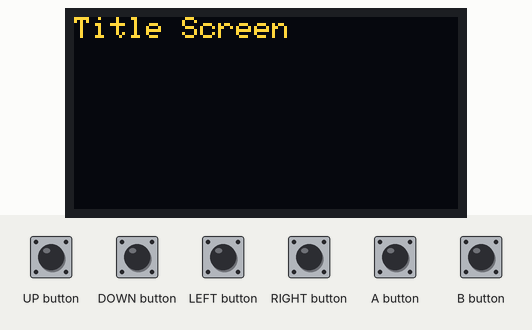
Simulated run of this sketch. Board: Arduboy, built with avr-gcc and run on an emulated ATmega32U4. Parts: 128×64 one-colour display. The inputs (shaded band) are chosen by the test bench. The OLED is the two-colour kind (top 16 rows yellow).

Above: at 1.2 s.
1.3 s: A button pressed for 0.15 s
At 1.47 s:
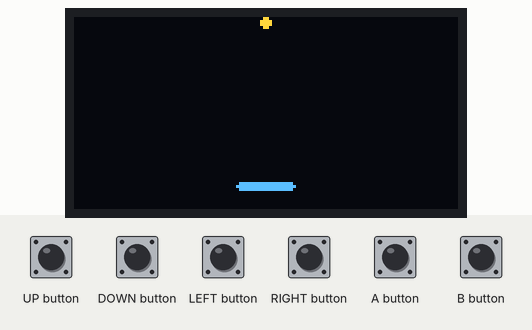
2.0 s: A button pressed for 1 s
At 2.5 s:
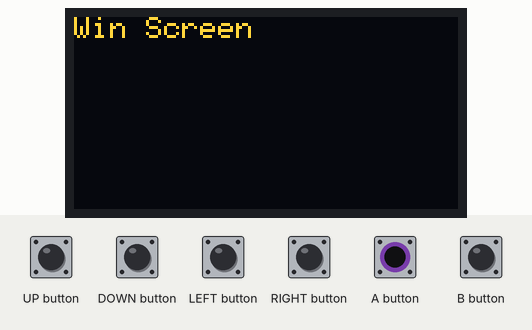
4.5 s: A button pressed for 0.15 s
At 5.7 s:
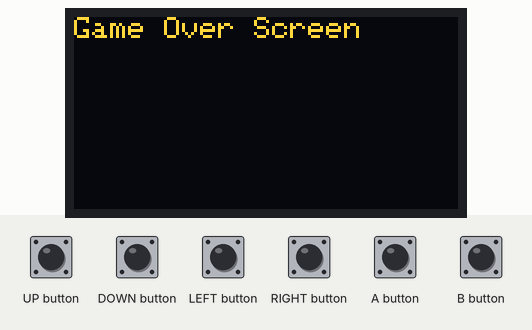
Timing chart, 0 to 7.5 s (numbered marks = the images above; inputs shaded):
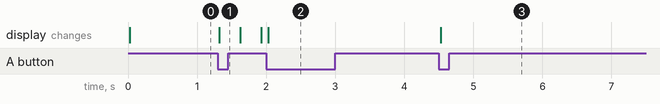

The sketch:

ArduboyBrickBreaker.ino
```cpp
// (licence header left out)
#include <ArduboyTonesPitches.h>
#include <ArduboyTones.h>
#include <Arduboy2.h>

// make an instance of arduboy used for many functions
Arduboy2 arduboy;
ArduboyTones sound(arduboy.audio.enabled);


//Variables needed for gameplay
int gamestate = 0;
float ballx = 62;
float bally = 0;
int ballsize = 4;
int ballright = 1;
int balldown = 1;
float ballSpeed = 1.5;
int ballRadius = 1;
int paddleWidth = 20;
int paddleHeight = 3;
int paddleX = 64 - (paddleWidth / 2);
int paddleY = 55;
int paddleRadius = 1;


// This function runs once in your game.
// use it for anything that needs to be set only once in your game.
void setup() {
	// initiate arduboy instance
	arduboy.begin();

	//Seed the random number generator
	srand(7 / 8);
	//Set the game to 60 frames per second
	arduboy.setFrameRate(60);
	arduboy.clear();
}


// our main game loop, this runs once every cycle/frame.
// this is where our game logic goes.
void loop() {
	// pause render until it's time for the next frame
	if (!(arduboy.nextFrame()))
		return;

	arduboy.pollButtons();

	arduboy.clear();
	//Game code here
	switch (gamestate) {
	case 0:
		//Title screen
		arduboy.setCursor(0, 0);
		arduboy.print("Title Screen");
		//Change the gamestate
		if (arduboy.justPressed(A_BUTTON)) {
			gamestate = 1;
		}
		break;
	case 1:
		//Fill circle for the ball
		arduboy.fillRoundRect(ballx, bally, ballsize, ballsize, ballRadius, WHITE);

		//Move the ball right
		if (ballright == 1) {
			ballx = ballx + ballSpeed;
		}
		//Move the ball left
		if (ballright == -1) {
			ballx = ballx - ballSpeed;
		}
		//Reflect the ball off of the left side of the screen
		if (ballx <= 0) {
			ballright = 1;
			sound.tone(600, 50);
		}
		//Reflect the ball off of the right side of the screen
		if (ballx + ballsize >= 127) {
			ballright = -1;
			sound.tone(600, 50);
		}
		//Move the ball down
		if (balldown == 1) {
			bally = bally + ballSpeed;
		}
		//Move the ball up
		if (balldown == -1) {
			bally = bally - ballSpeed;
		}
		//Reflect the ball off of the top of the screen
		if (bally <= 0) {
			balldown = 1;
			sound.tone(500, 50);
		}
		//Reflect the ball off of the bottom of the screen
		if (bally + ballsize >= 64) {
			balldown = -1;
		}
		//Fill the rectangle for the paddle
		arduboy.fillRoundRect(paddleX, paddleY, paddleWidth, paddleHeight, paddleRadius, WHITE);

		//Paddle Movement
		if (arduboy.pressed(LEFT_BUTTON) && (paddleX - paddleRadius * 2) >= 0) {
			paddleX = paddleX - 2;
		}
		if (arduboy.pressed(RIGHT_BUTTON) && (paddleX + paddleWidth + paddleRadius * 2) <= 128) {
			paddleX = paddleX + 2;
		}
		//Paddle and ball collision
		if (bally + ballsize >= paddleY && (paddleX - paddleRadius * 2) < ballx + ballsize && (paddleX + paddleWidth + paddleRadius * 2) > ballx) {
			balldown = -1;
			sound.tone(900, 50);
		}

		//Change the gamestate
		if (arduboy.justPressed(A_BUTTON)) {
			gamestate = 2;
		}
		break;
	case 2:
		//Win screen
		arduboy.setCursor(0, 0);
		arduboy.print("Win Screen");
		//Change the gamestate
		if (arduboy.justPressed(A_BUTTON)) {
			gamestate = 3;
		}
		break;
	case 3:
		//Game over screen
		arduboy.setCursor(0, 0);
		arduboy.print("Game Over Screen");
		//Change the gamestate
		if (arduboy.justPressed(A_BUTTON)) {
			gamestate = 0;
		}
		break;
	}

	// then we finaly we tell the arduboy to display what we just wrote to the display
	arduboy.display();
}
```

Measured:
- after the input at 1.3 s, the display: changes at once (image 1)
- after the input at 2.0 s, the display: changes at once (image 2)
- after the input at 4.5 s, the display: changes at once (image 3)
